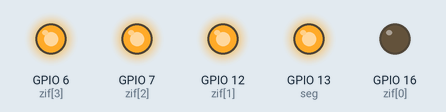
Recording of a program running on a simulated Raspberry Pi (BCM pin numbers). Shown: output pins drawn as LEDs (lit = HIGH). What the program prints to the terminal is not drawn.

Above: at 0.1 s.
At 0.7 s:
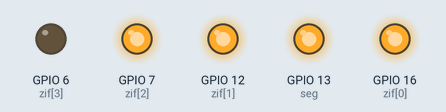
At 1.3 s:
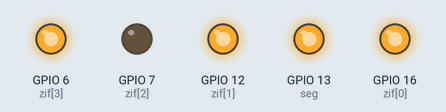
At 2.7 s:
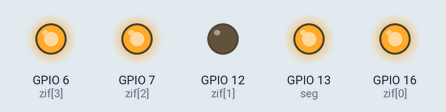
Timing chart, 0 to 3.0 s (numbered marks = the images above):
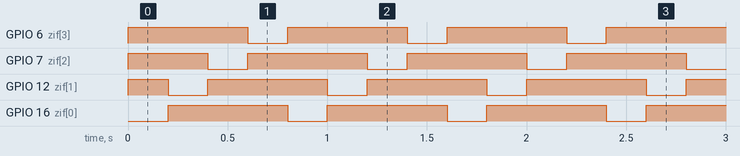

The program:

day_5.py
```python
#!/usr/bin/python

import RPi.GPIO as GPIO
import time

GPIO.setmode(GPIO.BCM)
seg = 13
zif=[16, 12, 7, 6]
count = len(zif)

GPIO.setup(seg, GPIO.OUT, initial=1)

for z in range(count):
    GPIO.setup(zif[z], GPIO.OUT, initial=1)

print("STRG+C beendet das Programm")
try:
    while True:
        for i in range(count):
            GPIO.output(zif[i],0)
            time.sleep(0.2)
            GPIO.output(zif[i], 1)

except KeyboardInterrupt:
    GPIO.cleanup()
```

Measured:
- by itself, GPIO 6 (zif[3]), GPIO 7 (zif[2]), GPIO 12 (zif[1]), GPIO 16 (zif[0]): alternates HIGH for 0.60 s and LOW for 0.20 s
- by itself, everything shown: repeats every 0.80 s, in 4 steps
